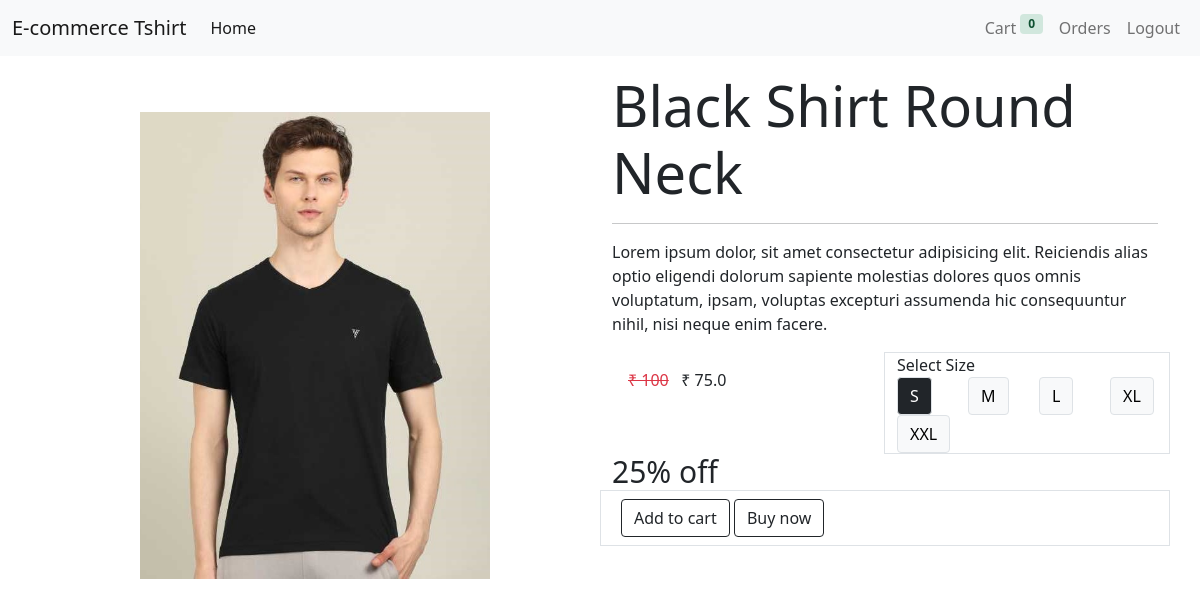
Page /product/Black Shirt Round Neck/ (signed in) on the committed database.
### store/models/tshirt.py (models this page shows, shortened)
class Tshirt(models.Model):
    name = models.CharField(max_length=50, null=False)
    slug = models.CharField(max_length=200,unique=True,default="")
    description = models.CharField(max_length=30, null=True)
    discount = models.IntegerField(default=0)
    image = models.ImageField(upload_to="upload/images", null=False)
    occasion = models.ForeignKey(Occasion, on_delete=models.CASCADE)
    sleeve = models.ForeignKey(Sleeve, on_delete=models.CASCADE)
    brand = models.ForeignKey(Brand, on_delete=models.CASCADE)
    color = models.ForeignKey(Color, on_delete=models.CASCADE)
    neck_type = models.ForeignKey(NeckType, on_delete=models.CASCADE)
    ideal_for = models.ForeignKey(IdealFor, on_delete=models.CASCADE)

### store/models/size.py (models this page shows, shortened)
class SizeVarient(models.Model):
    price = models.IntegerField(null=False)  # not null
    tshirt = models.ForeignKey(Tshirt, on_delete=models.CASCADE)
    SIZES = [
        ("S", "Small"),
        ("M", "Medium"),
        ("L", "Large"),
        ("XL", "Extra large"),
        ("XXL", "Extra Extra large"),
    ]
    size = models.CharField(choices=SIZES, max_length=5)

### store/views/product_page.py (the view)
# urls.py: path('product/<str:slug>/',show_product,name='show_product'),
def show_product(request, slug):
    tshirt_de = Tshirt.objects.get(slug=slug)
    actual_size = request.GET.get('size')  # it gives size string
    if actual_size is None:  # by default minimum price show
        size = tshirt_de.sizevarient_set.all().order_by('price').first()
    else:
        size = tshirt_de.sizevarient_set.get(size=actual_size)
    actual_price = size.price
    active_size = size
    selling_price = actual_price-(actual_price * (tshirt_de.discount/100))
    return render(request, 'store/product_details.html', context={'tshirt': tshirt_de, 'price': actual_price, 'sell_price': selling_price, 'active_size': active_size})

### store/templatetags/tshirt_tags.py (called while the page is built)
@register.filter
def rupee(number):
    return f"₹ {number}"

@register.simple_tag
def get_active_size_button_class(active_size, size):
    if active_size == size:
        return "dark"
    return "light"

### store/templates/store/product_details.html (shortened to what this page needs)
{% extends "./base.html" %}
{% load tshirt_tags %}
{% block content %}
<div class="container">
    <div class="row mt-3">
        <div class="col">
            <div class="p-4 m-3">
                <div class="w-75 text-center mx-auto">
                    <img src="{{tshirt.image.url}}" class="img-fluid" alt="">
                </div>
            </div>
        </div>
        <div class="col">
            <div class="display-4">{{tshirt.name}}</div>
            <hr>
            <p>Lorem ipsum dolor, sit amet consectetur adipisicing elit. Reiciendis alias optio eligendi dolorum
                sapiente molestias dolores quos omnis voluptatum, ipsam, voluptas excepturi assumenda hic consequuntur
                nihil, nisi neque enim facere.</p>
            <div class="row ">
                <div class="col">
                    <div class="p-3 display-8">
                        <span class="text-danger"><del>{{price|rupee}}</del></span>
                        <span>{{sell_price|rupee}}</span>
                    </div>
                </div>
                <div class="col border">
                    <label for="">Select Size</label>
                    <div class="row">
                        {% for size in tshirt.sizevarient_set.all%}
                        <div class="col">
                            <a href="/product/{{tshirt.slug}}?size={{size.size}}" class="btn border btn-block btn-{% get_active_size_button_class active_size size %}">
                                {{size.size}}
                            </a>
                        </div>
                        {% endfor %}
                    </div>
                </div>
                <div class="display-5">
                    {{tshirt.discount }}% off
                </div>
                <div class="col border">
                    <div class="p-2">
                        <a href="/addtocart/{{tshirt.slug}}/{{active_size.size}}?return_url={{request.get_full_path}}" class="btn btn-outline-dark btn-block">Add to cart</a>
                        <a href="" class="btn btn-outline-dark btn-block">Buy now</a>
                    </div>
                </div>
            </div>
        </div>
    </div>
</div>
{% endblock %}

### store/templates/store/base.html (style rules this page uses)
.display-5 { font-size: 30px; font-weight: 300; }

### rows in the picture
Tshirt: image (picture), name "Black Shirt Round Neck", discount "25"
SizeVarient: size "S"
SizeVarient: size "M"
SizeVarient: size "L"
SizeVarient: size "XL"
SizeVarient: size "XXL"

### other values in the picture
{{ request.session.cart|length }} "0"
{{ price|rupee }} "₹ 100"
{{ sell_price|rupee }} "₹ 75.0"
